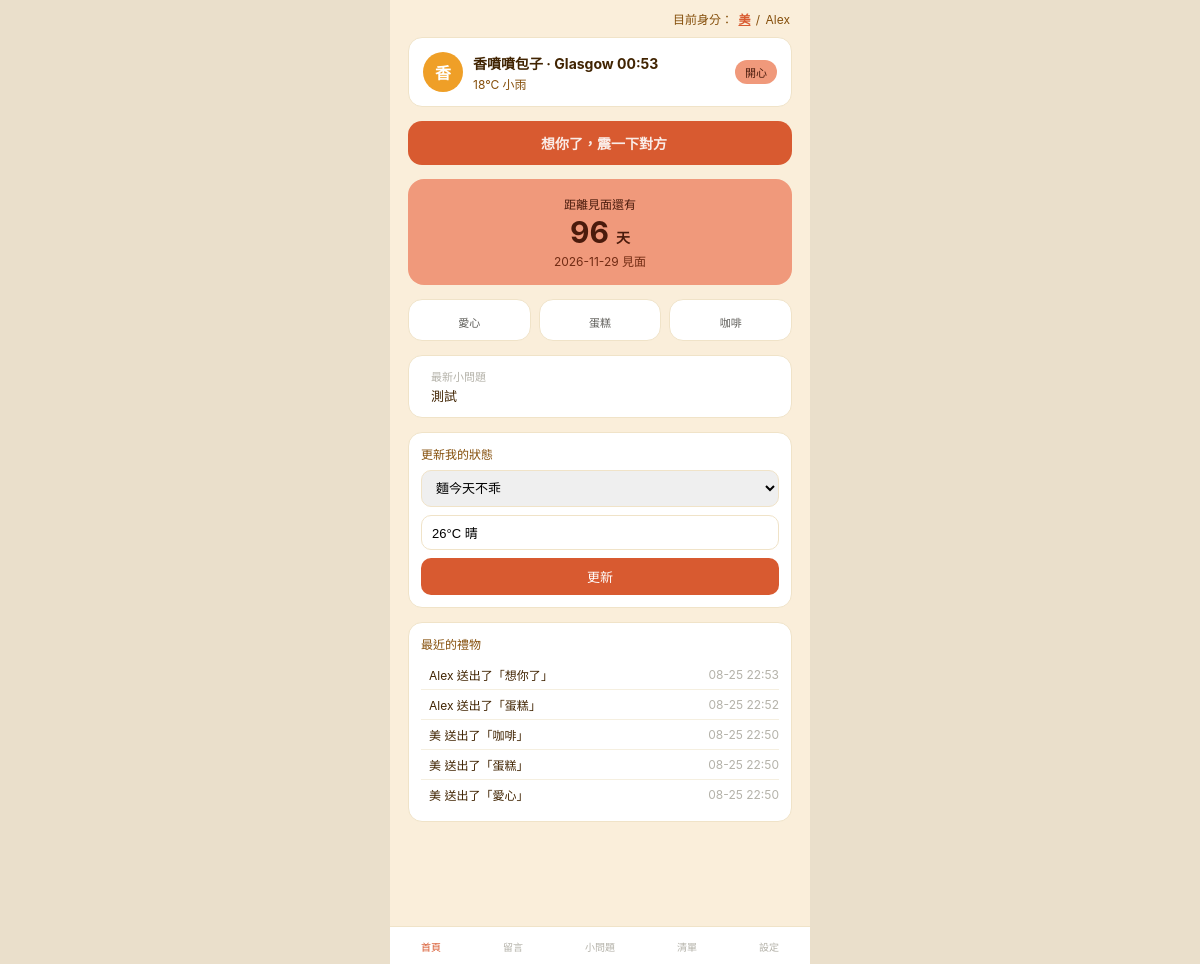
The page /home on the database its author committed.
### tables this page shows
CREATE TABLE users (
            id TEXT PRIMARY KEY,
            name TEXT NOT NULL,
            gender TEXT NOT NULL,
            city TEXT NOT NULL,
            timezone TEXT NOT NULL,
            weather TEXT DEFAULT '',
            status TEXT DEFAULT '',
            avatar_color TEXT NOT NULL
        );

CREATE TABLE settings (
            key TEXT PRIMARY KEY,
            value TEXT
        );

CREATE TABLE questions (
            id INTEGER PRIMARY KEY AUTOINCREMENT,
            asker_id TEXT NOT NULL,
            question_text TEXT NOT NULL,
            created_at TEXT NOT NULL
        );

CREATE TABLE gifts (
            id INTEGER PRIMARY KEY AUTOINCREMENT,
            sender_id TEXT NOT NULL,
            gift_type TEXT NOT NULL,
            created_at TEXT NOT NULL
        );

### app.py (the view)
@app.route("/home")
def home():
    me = fetch_user(current_user_id())
    partner = fetch_user(other_id(current_user_id()))
    try:
        partner_time = datetime.now(ZoneInfo(partner["timezone"])).strftime("%H:%M")
    except Exception:
        partner_time = "--:--"
    meeting_date_str = get_setting("meeting_date")
    days_left = None
    if meeting_date_str:
        try:
            m_date = date.fromisoformat(meeting_date_str)
            days_left = (m_date - date.today()).days
        except ValueError:
            days_left = None
    db = get_db()
    recent_gifts = db.execute(
        "SELECT * FROM gifts ORDER BY id DESC LIMIT 5"
    ).fetchall()
    latest_question = db.execute(
        "SELECT * FROM questions ORDER BY id DESC LIMIT 1"
    ).fetchone()
    status_options = FEMALE_STATUSES if me["gender"] == "f" else MALE_STATUSES
    return render_template(
        "home.html",
        me=me,
        partner=partner,
        partner_time=partner_time,
        days_left=days_left,
        meeting_date=meeting_date_str,
        recent_gifts=recent_gifts,
        latest_question=latest_question,
        status_options=status_options,
    )

### app.py (called while the page is built)
def get_db():
    if "db" not in g:
        g.db = sqlite3.connect(DB_PATH)
        g.db.row_factory = sqlite3.Row
        g.db.execute("PRAGMA foreign_keys = ON")
    return g.db

def fetch_user(uid):
    row = get_db().execute("SELECT * FROM users WHERE id = ?", (uid,)).fetchone()
    return row

def other_id(uid):
    return "b" if uid == "a" else "a"

def get_setting(key, default=None):
    row = get_db().execute("SELECT value FROM settings WHERE key = ?", (key,)).fetchone()
    return row["value"] if row else default

def current_user_id():
    return session.get("me", "a")

@app.context_processor
def inject_globals():
    return {
        "me_id": current_user_id(),
        "gift_labels": GIFT_LABELS,
    }

### templates/home.html (shortened to what this page needs)
{% extends "base.html" %}
{% block content %}
<div class="card partner-card">
  <div class="avatar" style="background:{{ partner['avatar_color'] }}">{{ partner['name'][0] }}</div>
  <div class="partner-info">
    <p class="partner-name">{{ partner['name'] }} · {{ partner['city'] }} {{ partner_time }}</p>
    <p class="partner-weather"> {{ partner['weather'] or '尚未更新天氣' }}</p>
  </div>
  <span class="status-pill">{{ partner['status'] or '尚未更新狀態' }}</span>
</div>
<form action="{{ url_for('send_gift', gift_type='miss_you') }}" method="post">
  <button type="submit" class="miss-you-btn" onclick="try{navigator.vibrate([200,100,200])}catch(e){}">
     想你了，震一下對方
  </button>
</form>
<div class="countdown-card">
  <p class="countdown-label">距離見面還有</p>
  {% if days_left is not none %}
    <p class="countdown-days">{{ days_left }} <span>天</span></p>
    <p class="countdown-date">{{ meeting_date }} 見面</p>
  {% else %}
    <p class="countdown-days">--</p>
    <p class="countdown-date">尚未設定見面日期，請到設定頁新增</p>
  {% endif %}
</div>
<div class="gift-row">
  {% for gtype, (label, icon) in gift_labels.items() if gtype != 'miss_you' %}
  <form action="{{ url_for('send_gift', gift_type=gtype) }}" method="post" class="gift-form">
    <button type="submit" class="gift-btn">
      <span>{{ label }}</span>
    </button>
  </form>
  {% endfor %}
</div>
{% if latest_question %}
<a href="{{ url_for('question_thread', qid=latest_question['id']) }}" class="question-preview">
  <div class="question-preview-text">
    <p class="q-label">最新小問題</p>
    <p class="q-text">{{ latest_question['question_text'] }}</p>
  </div>
</a>
{% endif %}
<div class="card status-form">
  <p class="section-label">更新我的狀態</p>
  <form action="{{ url_for('update_status') }}" method="post" class="status-form-inner">
    <select name="status">
      {% for s in status_options %}
      <option value="{{ s }}" {{ 'selected' if s == me['status'] else '' }}>{{ s }}</option>
      {% endfor %}
    </select>
    <input type="text" name="weather" placeholder="今天天氣，例如 26°C 晴" value="{{ me['weather'] }}">
    <button type="submit">更新</button>
  </form>
</div>
{% if recent_gifts %}
<div class="card gift-feed">
  <p class="section-label">最近的禮物</p>
  {% for gft in recent_gifts %}
  <div class="gift-feed-item">
    <span>{{ 'Alex' if gft['sender_id']=='b' else '美' }} 送出了「{{ gift_labels[gft['gift_type']][0] }}」</span>
    <span class="gift-time">{{ gft['created_at'][5:16] }}</span>
  </div>
  {% endfor %}
</div>
{% endif %}
{% endblock %}

### templates/base.html (shortened to what this page needs)
<!DOCTYPE html>
<html lang="zh-Hant">
<head>
<link rel="stylesheet" href="{{ url_for('static', filename='style.css') }}">
<link rel="stylesheet" href="https://cdn.jsdelivr.net/npm/@tabler/icons-webfont@latest/tabler-icons.min.css">
</head>
<body>
<div class="phone">
  <div class="statusbar">
    <div class="identity-switch">
      目前身分：
      <a href="{{ url_for('switch', uid='a') }}" class="{{ 'active' if me_id=='a' else '' }}">美</a> /
      <a href="{{ url_for('switch', uid='b') }}" class="{{ 'active' if me_id=='b' else '' }}">Alex</a>
    </div>
  </div>
  <main class="content">
    {% block content %}{% endblock %}
  </main>
  <nav class="bottom-nav">
    <a href="{{ url_for('home') }}" class="{{ 'active' if request.endpoint=='home' else '' }}">
      <span>首頁</span>
    </a>
    <a href="{{ url_for('messages') }}" class="{{ 'active' if request.endpoint=='messages' else '' }}">
      <span>留言</span>
    </a>
    <a href="{{ url_for('questions') }}" class="{{ 'active' if request.endpoint in ['questions','question_thread'] else '' }}">
      <span>小問題</span>
    </a>
    <a href="{{ url_for('checklist') }}" class="{{ 'active' if request.endpoint=='checklist' else '' }}">
      <span>清單</span>
    </a>
    <a href="{{ url_for('settings') }}" class="{{ 'active' if request.endpoint=='settings' else '' }}">
      <span>設定</span>
    </a>
  </nav>
</div>
</body>
</html>

### static/style.css (style rules this page uses)
* { box-sizing: border-box; }
body { margin: 0; font-family: -apple-system, "PingFang TC", "Microsoft JhengHei", sans-serif; background: #EADFCB; display: flex; justify-content: center; color: #412402; }
.phone { width: 100%; max-width: 420px; min-height: 100vh; background: #FAEEDA; display: flex; flex-direction: column; }
.statusbar { display: flex; justify-content: space-between; align-items: center; padding: 10px 18px; font-size: 12px; color: #854F0B; }
.identity-switch a { color: #854F0B; text-decoration: none; margin: 0 2px; }
.identity-switch a.active { color: #D85A30; font-weight: 700; text-decoration: underline; }
.content { flex: 1; padding: 0 18px 90px; }
.section-label { font-size: 12px; color: #854F0B; margin: 0 0 8px; }
.card { background: #FFFFFF; border: 1px solid #F0E3C8; border-radius: 14px; padding: 12px; margin-bottom: 14px; }
.partner-card { display: flex; align-items: center; gap: 10px; padding: 14px; }
.avatar { width: 40px; height: 40px; border-radius: 50%; display: flex; align-items: center; justify-content: center; color: #fff; font-weight: 700; flex-shrink: 0; }
.partner-info { flex: 1; }
.partner-name { margin: 0; font-size: 14px; font-weight: 700; }
.partner-weather { margin: 2px 0 0; font-size: 12px; color: #854F0B; }
.status-pill { font-size: 11px; padding: 4px 10px; border-radius: 999px; background: #F0997B; color: #4A1B0C; white-space: nowrap; }
.miss-you-btn { width: 100%; display: flex; align-items: center; justify-content: center; gap: 8px; padding: 12px; border: none; border-radius: 14px; background: #D85A30; color: #FAECE7; font-size: 14px; font-weight: 700; margin-bottom: 14px; cursor: pointer; }
.countdown-card { background: #F0997B; border-radius: 16px; padding: 16px; text-align: center; margin-bottom: 14px; }
.countdown-label { margin: 0; font-size: 12px; color: #4A1B0C; }
.countdown-days { margin: 2px 0; font-size: 30px; font-weight: 700; color: #4A1B0C; }
.countdown-days span { font-size: 14px; }
.countdown-date { margin: 0; font-size: 12px; color: #712B13; }
.gift-row { display: flex; gap: 8px; margin-bottom: 14px; }
.gift-form { flex: 1; }
.gift-btn { width: 100%; display: flex; flex-direction: column; align-items: center; gap: 4px; padding: 10px 0; border-radius: 14px; background: #fff; border: 1px solid #F0E3C8; cursor: pointer; font-size: 11px; color: #5F5E5A; }
.question-preview { display: flex; align-items: center; gap: 10px; background: #fff; border: 1px solid #F0E3C8; border-radius: 14px; padding: 12px; margin-bottom: 14px; text-decoration: none; color: inherit; }
.q-label { margin: 0; font-size: 11px; color: #B4B2A9; }
.q-text { margin: 2px 0 0; font-size: 13px; color: #412402; }
.status-form-inner { display: flex; flex-direction: column; gap: 8px; }
.status-form-inner select, .status-form-inner input { padding: 9px 10px; border-radius: 10px; border: 1px solid #F0E3C8; font-size: 13px; }
.status-form-inner button { padding: 9px; border-radius: 10px; border: none; background: #D85A30; color: #fff; font-size: 13px; cursor: pointer; }
.gift-feed-item { display: flex; align-items: center; gap: 8px; font-size: 12px; padding: 6px 0; border-top: 1px solid #F5EFE0; }
.gift-feed-item:first-of-type { border-top: none; }
.gift-time { margin-left: auto; color: #B4B2A9; }
.bottom-nav { position: sticky; bottom: 0; display: flex; justify-content: space-around; align-items: center; background: #fff; border-top: 1px solid #F0E3C8; padding: 10px 0; }
.bottom-nav a { display: flex; flex-direction: column; align-items: center; gap: 2px; text-decoration: none; color: #B4B2A9; font-size: 10px; }
.bottom-nav a.active { color: #D85A30; }

### rows shown on the page
users: name "香", name "香噴噴包子", city "Glasgow", weather "18°C 小雨", status "開心"
settings: value "2026-11-29"
questions: question_text "測試"
users: weather "26°C 晴"
gifts: sender_id "Alex", gift_type "想你了", created_at "08-25 22:53"
gifts: sender_id "Alex", gift_type "蛋糕", created_at "08-25 22:52"
gifts: sender_id "美", gift_type "咖啡", created_at "08-25 22:50"
gifts: sender_id "美", gift_type "蛋糕", created_at "08-25 22:50"
gifts: sender_id "美", gift_type "愛心", created_at "08-25 22:50"

### other values the page prints
{{ partner_time }} "00:53"
{{ days_left }} "96"
{{ label }} "愛心" "蛋糕" "咖啡"
form field status "麵今天不乖"
